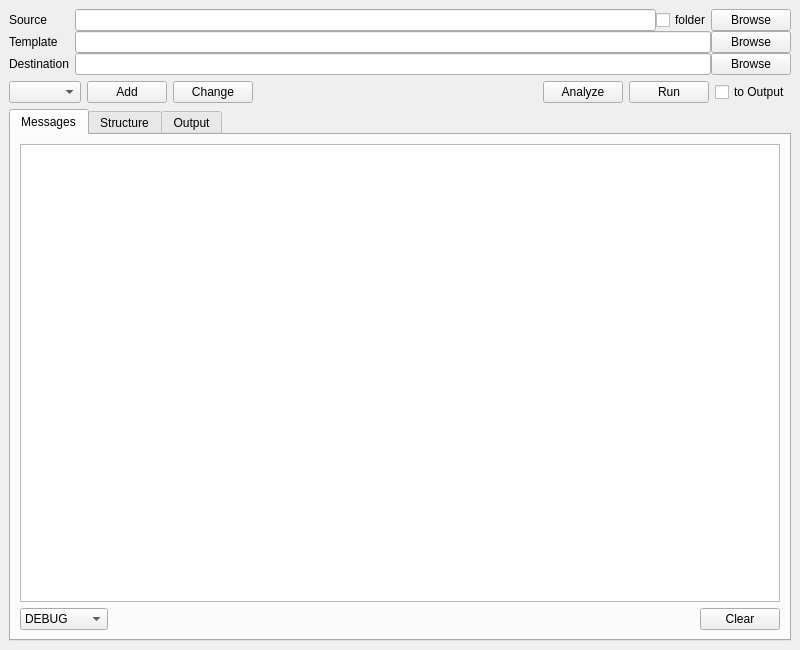
<?xml version="1.0" encoding="UTF-8"?>
<ui version="4.0">
 <class>MainWindow</class>
 <widget class="QMainWindow" name="MainWindow">
  <property name="geometry">
   <rect>
    <x>0</x>
    <y>0</y>
    <width>800</width>
    <height>650</height>
   </rect>
  </property>
  <property name="windowTitle">
   <string>pmuToFPGA</string>
  </property>
  <widget class="QWidget" name="centralwidget">
   <layout class="QVBoxLayout" name="verticalLayout">
    <item>
     <layout class="QFormLayout" name="formLayout">
      <property name="fieldGrowthPolicy">
       <enum>QFormLayout::ExpandingFieldsGrow</enum>
      </property>
      <property name="formAlignment">
       <set>Qt::AlignLeading|Qt::AlignLeft|Qt::AlignTop</set>
      </property>
      <property name="verticalSpacing">
       <number>0</number>
      </property>
      <item row="1" column="0">
       <widget class="QLabel" name="label_2">
        <property name="text">
         <string>Source</string>
        </property>
       </widget>
      </item>
      <item row="1" column="1">
       <layout class="QHBoxLayout" name="horizontalLayout_3">
        <item>
         <widget class="QLineEdit" name="sourceLineEdit">
          <property name="readOnly">
           <bool>true</bool>
          </property>
         </widget>
        </item>
        <item>
         <widget class="QCheckBox" name="sourceCheckBox">
          <property name="text">
           <string>folder</string>
          </property>
         </widget>
        </item>
        <item>
         <widget class="QPushButton" name="sourcePushButton">
          <property name="text">
           <string>Browse</string>
          </property>
         </widget>
        </item>
       </layout>
      </item>
      <item row="2" column="0">
       <widget class="QLabel" name="label">
        <property name="text">
         <string>Template</string>
        </property>
       </widget>
      </item>
      <item row="2" column="1">
       <layout class="QHBoxLayout" name="horizontalLayout">
        <item>
         <widget class="QLineEdit" name="templateLineEdit">
          <property name="readOnly">
           <bool>true</bool>
          </property>
         </widget>
        </item>
        <item>
         <widget class="QPushButton" name="templatePushButton">
          <property name="text">
           <string>Browse</string>
          </property>
         </widget>
        </item>
       </layout>
      </item>
      <item row="3" column="1">
       <layout class="QHBoxLayout" name="horizontalLayout_5">
        <item>
         <widget class="QLineEdit" name="destinationLineEdit">
          <property name="readOnly">
           <bool>true</bool>
          </property>
         </widget>
        </item>
        <item>
         <widget class="QPushButton" name="destinationPushButton">
          <property name="text">
           <string>Browse</string>
          </property>
         </widget>
        </item>
       </layout>
      </item>
      <item row="3" column="0">
       <widget class="QLabel" name="label_3">
        <property name="text">
         <string>Destination</string>
        </property>
       </widget>
      </item>
     </layout>
    </item>
    <item>
     <layout class="QHBoxLayout" name="horizontalLayout_6">
      <item>
       <widget class="QComboBox" name="deviceComboBox"/>
      </item>
      <item>
       <widget class="QPushButton" name="addPushButton">
        <property name="text">
         <string>Add</string>
        </property>
       </widget>
      </item>
      <item>
       <widget class="QPushButton" name="changePushButton">
        <property name="text">
         <string>Change</string>
        </property>
       </widget>
      </item>
      <item>
       <spacer name="horizontalSpacer">
        <property name="orientation">
         <enum>Qt::Horizontal</enum>
        </property>
        <property name="sizeHint" stdset="0">
         <size>
          <width>40</width>
          <height>20</height>
         </size>
        </property>
       </spacer>
      </item>
      <item>
       <widget class="QPushButton" name="analyzePushButton">
        <property name="text">
         <string>Analyze</string>
        </property>
       </widget>
      </item>
      <item>
       <widget class="QPushButton" name="generatePushButton">
        <property name="text">
         <string>Run</string>
        </property>
       </widget>
      </item>
      <item>
       <widget class="QCheckBox" name="outputCheckBox">
        <property name="text">
         <string>to Output</string>
        </property>
       </widget>
      </item>
     </layout>
    </item>
    <item>
     <widget class="QTabWidget" name="tabWidget">
      <property name="currentIndex">
       <number>0</number>
      </property>
      <widget class="QWidget" name="tab">
       <attribute name="title">
        <string>Messages</string>
       </attribute>
       <layout class="QGridLayout" name="gridLayout_2">
        <item row="0" column="0" colspan="3">
         <widget class="QPlainTextEdit" name="messagesPlainTextEdit">
          <property name="readOnly">
           <bool>true</bool>
          </property>
         </widget>
        </item>
        <item row="1" column="1">
         <spacer name="horizontalSpacer_2">
          <property name="orientation">
           <enum>Qt::Horizontal</enum>
          </property>
          <property name="sizeHint" stdset="0">
           <size>
            <width>40</width>
            <height>20</height>
           </size>
          </property>
         </spacer>
        </item>
        <item row="1" column="2">
         <widget class="QPushButton" name="pushButton">
          <property name="text">
           <string>Clear</string>
          </property>
         </widget>
        </item>
        <item row="1" column="0">
         <widget class="QComboBox" name="loggingComboBox">
          <item>
           <property name="text">
            <string>DEBUG</string>
           </property>
          </item>
          <item>
           <property name="text">
            <string>INFO</string>
           </property>
          </item>
          <item>
           <property name="text">
            <string>WARNING</string>
           </property>
          </item>
          <item>
           <property name="text">
            <string>ERROR</string>
           </property>
          </item>
         </widget>
        </item>
       </layout>
      </widget>
      <widget class="QWidget" name="tab_2">
       <attribute name="title">
        <string>Structure</string>
       </attribute>
       <layout class="QGridLayout" name="gridLayout">
        <item row="0" column="0">
         <widget class="QTreeView" name="structureTreeView">
          <attribute name="headerMinimumSectionSize">
           <number>50</number>
          </attribute>
          <attribute name="headerStretchLastSection">
           <bool>false</bool>
          </attribute>
         </widget>
        </item>
       </layout>
      </widget>
      <widget class="QWidget" name="tab_3">
       <property name="enabled">
        <bool>true</bool>
       </property>
       <attribute name="title">
        <string>Output</string>
       </attribute>
       <layout class="QVBoxLayout" name="verticalLayout_2">
        <item>
         <widget class="QTextEdit" name="outputTextEdit">
          <property name="enabled">
           <bool>false</bool>
          </property>
         </widget>
        </item>
       </layout>
      </widget>
     </widget>
    </item>
   </layout>
  </widget>
 </widget>
 <resources/>
 <connections>
  <connection>
   <sender>outputCheckBox</sender>
   <signal>clicked(bool)</signal>
   <receiver>destinationLineEdit</receiver>
   <slot>setDisabled(bool)</slot>
   <hints>
    <hint type="sourcelabel">
     <x>541</x>
     <y>322</y>
    </hint>
    <hint type="destinationlabel">
     <x>446</x>
     <y>92</y>
    </hint>
   </hints>
  </connection>
  <connection>
   <sender>outputCheckBox</sender>
   <signal>clicked(bool)</signal>
   <receiver>destinationPushButton</receiver>
   <slot>setDisabled(bool)</slot>
   <hints>
    <hint type="sourcelabel">
     <x>560</x>
     <y>322</y>
    </hint>
    <hint type="destinationlabel">
     <x>565</x>
     <y>99</y>
    </hint>
   </hints>
  </connection>
  <connection>
   <sender>outputCheckBox</sender>
   <signal>clicked(bool)</signal>
   <receiver>outputTextEdit</receiver>
   <slot>setEnabled(bool)</slot>
   <hints>
    <hint type="sourcelabel">
     <x>546</x>
     <y>319</y>
    </hint>
    <hint type="destinationlabel">
     <x>94</x>
     <y>385</y>
    </hint>
   </hints>
  </connection>
  <connection>
   <sender>pushButton</sender>
   <signal>clicked()</signal>
   <receiver>messagesPlainTextEdit</receiver>
   <slot>clear()</slot>
   <hints>
    <hint type="sourcelabel">
     <x>517</x>
     <y>605</y>
    </hint>
    <hint type="destinationlabel">
     <x>461</x>
     <y>517</y>
    </hint>
   </hints>
  </connection>
 </connections>
</ui>
